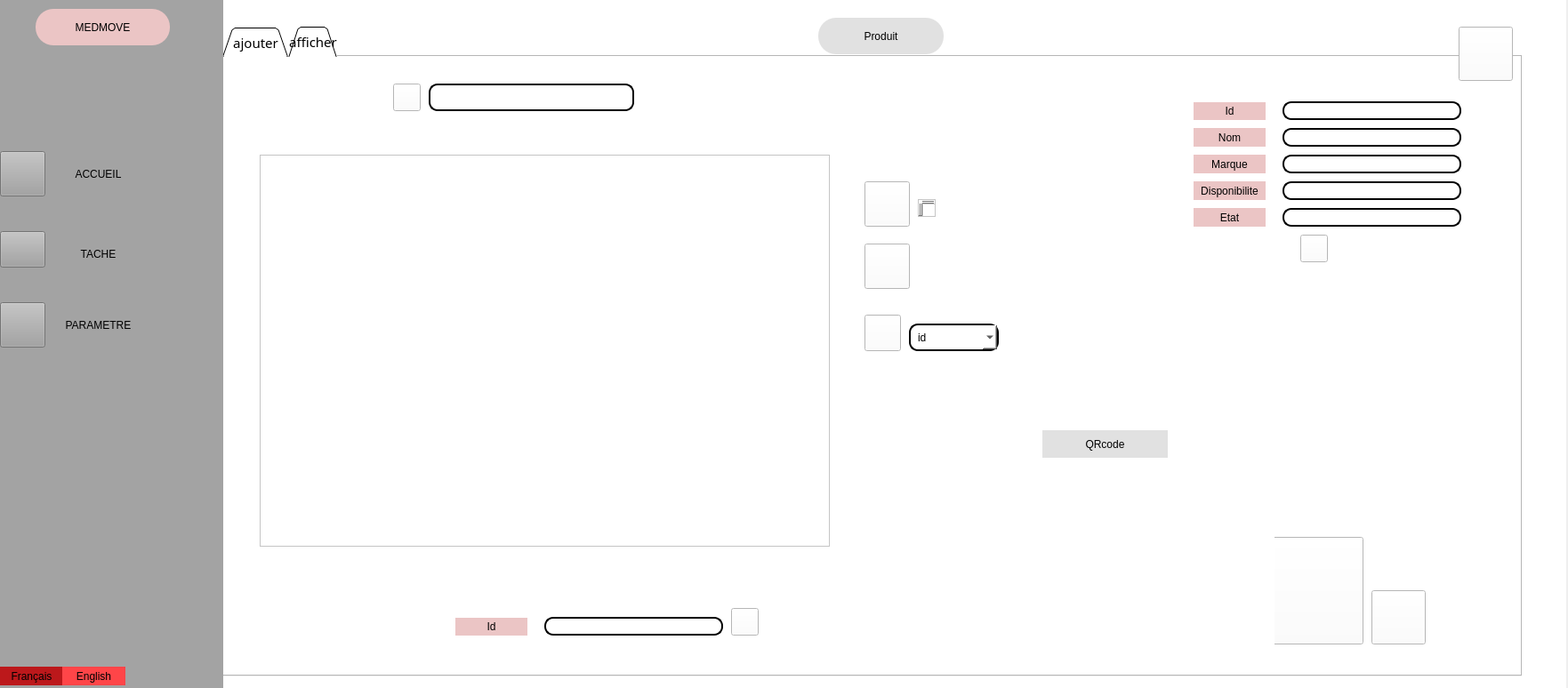
<?xml version="1.0" encoding="UTF-8"?>
<ui version="4.0">
 <class>produit</class>
 <widget class="QDialog" name="produit">
  <property name="geometry">
   <rect>
    <x>0</x>
    <y>0</y>
    <width>1763</width>
    <height>774</height>
   </rect>
  </property>
  <property name="windowTitle">
   <string>Dialog</string>
  </property>
  <widget class="QWidget" name="widget_2" native="true">
   <property name="geometry">
    <rect>
     <x>250</x>
     <y>-20</y>
     <width>1511</width>
     <height>811</height>
    </rect>
   </property>
   <property name="styleSheet">
    <string notr="true">
background: rgb(255, 255, 255);</string>
   </property>
   <widget class="QPushButton" name="pushButton_10">
    <property name="geometry">
     <rect>
      <x>670</x>
      <y>40</y>
      <width>141</width>
      <height>41</height>
     </rect>
    </property>
    <property name="styleSheet">
     <string notr="true">font: 75 8pt &quot;MS Shell Dlg 2&quot;;
border-radius: 20px;
color: black;
padding: 0 8px;
background: #E1E1E1;
font: bold, &quot;Comic Sans MS&quot;;;
text-align:center;</string>
    </property>
    <property name="text">
     <string>Produit</string>
    </property>
   </widget>
   <widget class="QTabWidget" name="tabWidget">
    <property name="geometry">
     <rect>
      <x>0</x>
      <y>50</y>
      <width>1461</width>
      <height>731</height>
     </rect>
    </property>
    <property name="font">
     <font>
      <family>Noto Sans</family>
      <pointsize>11</pointsize>
      <italic>false</italic>
      <stylestrategy>PreferDefault</stylestrategy>
     </font>
    </property>
    <property name="layoutDirection">
     <enum>Qt::LeftToRight</enum>
    </property>
    <property name="styleSheet">
     <string notr="true">QTabBar::tab {
	border-color: rgb(170, 170, 0);
	background-image: url(:/Downloads/back.png);
    background: qlineargradient(x1: 0, y1: 0, x2: 0, y2: 1,
                                stop: 0 #E1E1E1, stop: 0.4 #DDDDDD,
                                stop: 0.5 #D8D8D8, stop: 1.0 #D3D3D3);
    border: 2px solid#C4C4C3;
    border-bottom-color: #C2C7CB; /* same as the pane color */
    border-top-left-radius: 4px;
    border-top-right-radius: 4px;
    min-width:20ex;
    padding: 2px;
     font: bold, &quot;Comic Sans MS&quot;;
}

QTabBar::tab:selected, QTabBar::tab:hover {
    background: qlineargradient(x1: 0, y1: 0, x2: 0, y2: 1,
                                stop: 0 #8f8c8d, stop: 0.4 #8f8c8d,
                                stop: 0.5 #8f8c8d, stop: 1.0 #8f8c8d);
}

QTabBar::tab:selected {
    border-color: #9B9B9B;
    border-bottom-color: #C2C7CB; /* same as pane color */
}</string>
    </property>
    <property name="tabShape">
     <enum>QTabWidget::Triangular</enum>
    </property>
    <property name="currentIndex">
     <number>1</number>
    </property>
    <widget class="QWidget" name="tab">
     <attribute name="title">
      <string>ajouter</string>
     </attribute>
     <widget class="QPushButton" name="pushButton_2">
      <property name="geometry">
       <rect>
        <x>240</x>
        <y>110</y>
        <width>131</width>
        <height>31</height>
       </rect>
      </property>
      <property name="styleSheet">
       <string notr="true">font: 75 8pt &quot;MS Shell Dlg 2&quot;;
border-radius: 20px;
color: black;
padding: 0 8px;
background: #ebc5c5;
font: bold, &quot;Comic Sans MS&quot;;;
text-align:center;</string>
      </property>
      <property name="text">
       <string>Nom</string>
      </property>
     </widget>
     <widget class="QPushButton" name="pushButton_3">
      <property name="geometry">
       <rect>
        <x>240</x>
        <y>290</y>
        <width>131</width>
        <height>31</height>
       </rect>
      </property>
      <property name="styleSheet">
       <string notr="true">font: 75 8pt &quot;MS Shell Dlg 2&quot;;
border-radius: 20px;
color: black;
padding: 0 8px;
background: #ebc5c5;
font: bold, &quot;Comic Sans MS&quot;;;
text-align:center;</string>
      </property>
      <property name="text">
       <string>Etat</string>
      </property>
     </widget>
     <widget class="QPushButton" name="pushButton_11">
      <property name="geometry">
       <rect>
        <x>240</x>
        <y>230</y>
        <width>131</width>
        <height>31</height>
       </rect>
      </property>
      <property name="styleSheet">
       <string notr="true">font: 75 8pt &quot;MS Shell Dlg 2&quot;;
border-radius: 20px;
color: black;
padding: 0 8px;
background: #ebc5c5;
font: bold, &quot;Comic Sans MS&quot;;;
text-align:center;</string>
      </property>
      <property name="text">
       <string>Disponibilite</string>
      </property>
     </widget>
     <widget class="QPushButton" name="pushButton_12">
      <property name="geometry">
       <rect>
        <x>240</x>
        <y>170</y>
        <width>131</width>
        <height>31</height>
       </rect>
      </property>
      <property name="styleSheet">
       <string notr="true">font: 75 8pt &quot;MS Shell Dlg 2&quot;;
border-radius: 20px;
color: black;
padding: 0 8px;
background: #ebc5c5;
font: bold, &quot;Comic Sans MS&quot;;;
text-align:center;</string>
      </property>
      <property name="text">
       <string>Marque</string>
      </property>
     </widget>
     <widget class="QLineEdit" name="nom">
      <property name="geometry">
       <rect>
        <x>390</x>
        <y>110</y>
        <width>251</width>
        <height>31</height>
       </rect>
      </property>
      <property name="styleSheet">
       <string notr="true">border: 2px solid black;
font: 75 8pt &quot;MS Shell Dlg 2&quot;;
border-radius: 10px;
padding: 0 8px;
background: white;
font: bold, &quot;Comic Sans MS&quot;;;
text-align:center;</string>
      </property>
      <property name="clearButtonEnabled">
       <bool>true</bool>
      </property>
     </widget>
     <widget class="QLineEdit" name="marque">
      <property name="geometry">
       <rect>
        <x>390</x>
        <y>170</y>
        <width>251</width>
        <height>31</height>
       </rect>
      </property>
      <property name="styleSheet">
       <string notr="true">border: 2px solid black;
font: 75 8pt &quot;MS Shell Dlg 2&quot;;
border-radius: 10px;
padding: 0 8px;
background: white;
font: bold, &quot;Comic Sans MS&quot;;;
text-align:center;</string>
      </property>
      <property name="clearButtonEnabled">
       <bool>true</bool>
      </property>
     </widget>
     <widget class="QLineEdit" name="etat">
      <property name="geometry">
       <rect>
        <x>390</x>
        <y>290</y>
        <width>251</width>
        <height>31</height>
       </rect>
      </property>
      <property name="styleSheet">
       <string notr="true">border: 2px solid black;
font: 75 8pt &quot;MS Shell Dlg 2&quot;;
border-radius: 10px;
padding: 0 8px;
background: white;
font: bold, &quot;Comic Sans MS&quot;;;
text-align:center;</string>
      </property>
      <property name="clearButtonEnabled">
       <bool>true</bool>
      </property>
     </widget>
     <widget class="QPushButton" name="ajout">
      <property name="geometry">
       <rect>
        <x>370</x>
        <y>340</y>
        <width>121</width>
        <height>51</height>
       </rect>
      </property>
      <property name="styleSheet">
       <string notr="true">font: 75 8pt &quot;MS Shell Dlg 2&quot;;
border-radius: 20px;
color: black;
padding: 0 8px;
background: #E1E1E1;
font: bold, &quot;Comic Sans MS&quot;;;
text-align:center;</string>
      </property>
      <property name="text">
       <string>ajouter</string>
      </property>
     </widget>
     <widget class="QPushButton" name="pushButton_14">
      <property name="geometry">
       <rect>
        <x>240</x>
        <y>60</y>
        <width>131</width>
        <height>31</height>
       </rect>
      </property>
      <property name="styleSheet">
       <string notr="true">font: 75 8pt &quot;MS Shell Dlg 2&quot;;
border-radius: 20px;
color: black;
padding: 0 8px;
background: #ebc5c5;
font: bold, &quot;Comic Sans MS&quot;;;
text-align:center;</string>
      </property>
      <property name="text">
       <string>Id</string>
      </property>
     </widget>
     <widget class="QLineEdit" name="id">
      <property name="geometry">
       <rect>
        <x>390</x>
        <y>60</y>
        <width>251</width>
        <height>31</height>
       </rect>
      </property>
      <property name="styleSheet">
       <string notr="true">border: 2px solid black;
font: 75 8pt &quot;MS Shell Dlg 2&quot;;
border-radius: 10px;
padding: 0 8px;
background: white;
font: bold, &quot;Comic Sans MS&quot;;;
text-align:center;</string>
      </property>
      <property name="text">
       <string/>
      </property>
      <property name="clearButtonEnabled">
       <bool>true</bool>
      </property>
     </widget>
     <widget class="QLineEdit" name="disponibilite">
      <property name="geometry">
       <rect>
        <x>390</x>
        <y>230</y>
        <width>251</width>
        <height>31</height>
       </rect>
      </property>
      <property name="styleSheet">
       <string notr="true">border: 2px solid black;
font: 75 8pt &quot;MS Shell Dlg 2&quot;;
border-radius: 10px;
padding: 0 8px;
background: white;
font: bold, &quot;Comic Sans MS&quot;;;
text-align:center;</string>
      </property>
      <property name="clearButtonEnabled">
       <bool>true</bool>
      </property>
     </widget>
    </widget>
    <widget class="QWidget" name="tab_2">
     <attribute name="title">
      <string>afficher</string>
     </attribute>
     <widget class="QPushButton" name="pushButton_15">
      <property name="geometry">
       <rect>
        <x>190</x>
        <y>30</y>
        <width>31</width>
        <height>31</height>
       </rect>
      </property>
      <property name="styleSheet">
       <string notr="true">background-image: url(:/Downloads/search (1).svg);</string>
      </property>
      <property name="text">
       <string/>
      </property>
     </widget>
     <widget class="QPushButton" name="pushButton_17">
      <property name="geometry">
       <rect>
        <x>720</x>
        <y>140</y>
        <width>51</width>
        <height>51</height>
       </rect>
      </property>
      <property name="styleSheet">
       <string notr="true">background-image: url(:/Downloads/file-text (1).svg);</string>
      </property>
      <property name="text">
       <string/>
      </property>
     </widget>
     <widget class="QTableView" name="view">
      <property name="geometry">
       <rect>
        <x>40</x>
        <y>110</y>
        <width>641</width>
        <height>441</height>
       </rect>
      </property>
      <property name="styleSheet">
       <string notr="true">background: rgb(255, 255, 255);</string>
      </property>
     </widget>
     <widget class="QPushButton" name="pushButton_30">
      <property name="geometry">
       <rect>
        <x>1090</x>
        <y>80</y>
        <width>81</width>
        <height>21</height>
       </rect>
      </property>
      <property name="styleSheet">
       <string notr="true">font: 75 8pt &quot;MS Shell Dlg 2&quot;;
border-radius: 20px;
color: black;
padding: 0 8px;
background: #ebc5c5;
font: bold, &quot;Comic Sans MS&quot;;;
text-align:center;</string>
      </property>
      <property name="text">
       <string>Nom</string>
      </property>
     </widget>
     <widget class="QLineEdit" name="nom1">
      <property name="geometry">
       <rect>
        <x>1190</x>
        <y>80</y>
        <width>201</width>
        <height>21</height>
       </rect>
      </property>
      <property name="styleSheet">
       <string notr="true">border: 2px solid black;
font: 75 8pt &quot;MS Shell Dlg 2&quot;;
border-radius: 10px;
padding: 0 8px;
background: white;
font: bold, &quot;Comic Sans MS&quot;;;
text-align:center;</string>
      </property>
     </widget>
     <widget class="QPushButton" name="pushButton_31">
      <property name="geometry">
       <rect>
        <x>1090</x>
        <y>140</y>
        <width>81</width>
        <height>21</height>
       </rect>
      </property>
      <property name="styleSheet">
       <string notr="true">font: 75 8pt &quot;MS Shell Dlg 2&quot;;
border-radius: 20px;
color: black;
padding: 0 8px;
background: #ebc5c5;
font: bold, &quot;Comic Sans MS&quot;;;
text-align:center;</string>
      </property>
      <property name="text">
       <string>Disponibilite</string>
      </property>
     </widget>
     <widget class="QLineEdit" name="etat1">
      <property name="geometry">
       <rect>
        <x>1190</x>
        <y>170</y>
        <width>201</width>
        <height>21</height>
       </rect>
      </property>
      <property name="styleSheet">
       <string notr="true">border: 2px solid black;
font: 75 8pt &quot;MS Shell Dlg 2&quot;;
border-radius: 10px;
padding: 0 8px;
background: white;
font: bold, &quot;Comic Sans MS&quot;;;
text-align:center;</string>
      </property>
     </widget>
     <widget class="QPushButton" name="pushButton_32">
      <property name="geometry">
       <rect>
        <x>1090</x>
        <y>110</y>
        <width>81</width>
        <height>21</height>
       </rect>
      </property>
      <property name="styleSheet">
       <string notr="true">font: 75 8pt &quot;MS Shell Dlg 2&quot;;
border-radius: 20px;
color: black;
padding: 0 8px;
background: #ebc5c5;
font: bold, &quot;Comic Sans MS&quot;;;
text-align:center;</string>
      </property>
      <property name="text">
       <string>Marque</string>
      </property>
     </widget>
     <widget class="QPushButton" name="pushButton_33">
      <property name="geometry">
       <rect>
        <x>1090</x>
        <y>170</y>
        <width>81</width>
        <height>21</height>
       </rect>
      </property>
      <property name="styleSheet">
       <string notr="true">font: 75 8pt &quot;MS Shell Dlg 2&quot;;
border-radius: 20px;
color: black;
padding: 0 8px;
background: #ebc5c5;
font: bold, &quot;Comic Sans MS&quot;;;
text-align:center;</string>
      </property>
      <property name="text">
       <string>Etat</string>
      </property>
     </widget>
     <widget class="QLineEdit" name="marque1">
      <property name="geometry">
       <rect>
        <x>1190</x>
        <y>110</y>
        <width>201</width>
        <height>21</height>
       </rect>
      </property>
      <property name="styleSheet">
       <string notr="true">border: 2px solid black;
font: 75 8pt &quot;MS Shell Dlg 2&quot;;
border-radius: 10px;
padding: 0 8px;
background: white;
font: bold, &quot;Comic Sans MS&quot;;;
text-align:center;</string>
      </property>
     </widget>
     <widget class="QPushButton" name="ajout_4">
      <property name="geometry">
       <rect>
        <x>1210</x>
        <y>200</y>
        <width>31</width>
        <height>31</height>
       </rect>
      </property>
      <property name="styleSheet">
       <string notr="true">background-image: url(:/Downloads/save (1).svg);</string>
      </property>
      <property name="text">
       <string/>
      </property>
     </widget>
     <widget class="QPushButton" name="ajout_3">
      <property name="geometry">
       <rect>
        <x>570</x>
        <y>620</y>
        <width>31</width>
        <height>31</height>
       </rect>
      </property>
      <property name="styleSheet">
       <string notr="true">background-image: url(:/Downloads/trash-2 (1).svg);</string>
      </property>
      <property name="text">
       <string/>
      </property>
     </widget>
     <widget class="QPushButton" name="pushButton_29">
      <property name="geometry">
       <rect>
        <x>260</x>
        <y>631</y>
        <width>81</width>
        <height>20</height>
       </rect>
      </property>
      <property name="styleSheet">
       <string notr="true">font: 75 8pt &quot;MS Shell Dlg 2&quot;;
border-radius: 20px;
color: black;
padding: 0 8px;
background: #ebc5c5;
font: bold, &quot;Comic Sans MS&quot;;;
text-align:center;</string>
      </property>
      <property name="text">
       <string>Id</string>
      </property>
     </widget>
     <widget class="QLineEdit" name="id1">
      <property name="geometry">
       <rect>
        <x>360</x>
        <y>630</y>
        <width>201</width>
        <height>21</height>
       </rect>
      </property>
      <property name="styleSheet">
       <string notr="true">border: 2px solid black;
font: 75 8pt &quot;MS Shell Dlg 2&quot;;
border-radius: 10px;
padding: 0 8px;
background: white;
font: bold, &quot;Comic Sans MS&quot;;;
text-align:center;</string>
      </property>
      <property name="text">
       <string/>
      </property>
     </widget>
     <widget class="QPushButton" name="pushButton_43">
      <property name="geometry">
       <rect>
        <x>1090</x>
        <y>51</y>
        <width>81</width>
        <height>20</height>
       </rect>
      </property>
      <property name="styleSheet">
       <string notr="true">font: 75 8pt &quot;MS Shell Dlg 2&quot;;
border-radius: 20px;
color: black;
padding: 0 8px;
background: #ebc5c5;
font: bold, &quot;Comic Sans MS&quot;;;
text-align:center;</string>
      </property>
      <property name="text">
       <string>Id</string>
      </property>
     </widget>
     <widget class="QLineEdit" name="id1_3">
      <property name="geometry">
       <rect>
        <x>1190</x>
        <y>50</y>
        <width>201</width>
        <height>21</height>
       </rect>
      </property>
      <property name="styleSheet">
       <string notr="true">border: 2px solid black;
font: 75 8pt &quot;MS Shell Dlg 2&quot;;
border-radius: 10px;
padding: 0 8px;
background: white;
font: bold, &quot;Comic Sans MS&quot;;;
text-align:center;</string>
      </property>
      <property name="text">
       <string/>
      </property>
     </widget>
     <widget class="QPushButton" name="pushButton_13">
      <property name="geometry">
       <rect>
        <x>1170</x>
        <y>540</y>
        <width>111</width>
        <height>121</height>
       </rect>
      </property>
      <property name="styleSheet">
       <string notr="true">background-image: url(:/Downloads/2222.png);</string>
      </property>
      <property name="text">
       <string/>
      </property>
     </widget>
     <widget class="QLabel" name="label1">
      <property name="geometry">
       <rect>
        <x>880</x>
        <y>450</y>
        <width>301</width>
        <height>241</height>
       </rect>
      </property>
      <property name="text">
       <string/>
      </property>
     </widget>
     <widget class="QPushButton" name="pushButton_27">
      <property name="geometry">
       <rect>
        <x>920</x>
        <y>420</y>
        <width>141</width>
        <height>31</height>
       </rect>
      </property>
      <property name="styleSheet">
       <string notr="true">font: 75 8pt &quot;MS Shell Dlg 2&quot;;
border-radius: 20px;
color: black;
padding: 0 8px;
background: #E1E1E1;
font: bold, &quot;Comic Sans MS&quot;;;
text-align:center;</string>
      </property>
      <property name="text">
       <string>QRcode</string>
      </property>
     </widget>
     <widget class="QLineEdit" name="disponibilite1">
      <property name="geometry">
       <rect>
        <x>1190</x>
        <y>140</y>
        <width>201</width>
        <height>21</height>
       </rect>
      </property>
      <property name="styleSheet">
       <string notr="true">border: 2px solid black;
font: 75 8pt &quot;MS Shell Dlg 2&quot;;
border-radius: 10px;
padding: 0 8px;
background: white;
font: bold, &quot;Comic Sans MS&quot;;;
text-align:center;</string>
      </property>
     </widget>
     <widget class="QLineEdit" name="nomrecherche">
      <property name="geometry">
       <rect>
        <x>230</x>
        <y>30</y>
        <width>231</width>
        <height>31</height>
       </rect>
      </property>
      <property name="styleSheet">
       <string notr="true">border: 2px solid black;
font: 75 8pt &quot;MS Shell Dlg 2&quot;;
border-radius: 10px;
padding: 0 8px;
background: white;
font: bold, &quot;Comic Sans MS&quot;;;
text-align:center;</string>
      </property>
     </widget>
     <widget class="QPushButton" name="pushButton_19">
      <property name="geometry">
       <rect>
        <x>720</x>
        <y>210</y>
        <width>51</width>
        <height>51</height>
       </rect>
      </property>
      <property name="styleSheet">
       <string notr="true">background-image: url(:/Downloads/bar-chart-2.svg);</string>
      </property>
      <property name="text">
       <string/>
      </property>
     </widget>
     <widget class="QTextEdit" name="textEdit">
      <property name="geometry">
       <rect>
        <x>780</x>
        <y>160</y>
        <width>20</width>
        <height>20</height>
       </rect>
      </property>
     </widget>
     <widget class="QComboBox" name="comboBox">
      <property name="geometry">
       <rect>
        <x>770</x>
        <y>300</y>
        <width>101</width>
        <height>31</height>
       </rect>
      </property>
      <property name="styleSheet">
       <string notr="true">border: 2px solid black;
font: 75 8pt &quot;MS Shell Dlg 2&quot;;
border-radius: 10px;
padding: 0 8px;
background: white;
font: bold, &quot;Comic Sans MS&quot;;;
text-align:center;</string>
      </property>
      <item>
       <property name="text">
        <string>id</string>
       </property>
      </item>
      <item>
       <property name="text">
        <string>etat</string>
       </property>
      </item>
      <item>
       <property name="text">
        <string>disponibilite</string>
       </property>
      </item>
     </widget>
     <widget class="QPushButton" name="pushButton_36">
      <property name="geometry">
       <rect>
        <x>720</x>
        <y>290</y>
        <width>41</width>
        <height>41</height>
       </rect>
      </property>
      <property name="styleSheet">
       <string notr="true">background-image: url(:/Downloads/filter (1).svg);</string>
      </property>
      <property name="text">
       <string/>
      </property>
     </widget>
     <widget class="QPushButton" name="pushButton_18">
      <property name="geometry">
       <rect>
        <x>1290</x>
        <y>600</y>
        <width>61</width>
        <height>61</height>
       </rect>
      </property>
      <property name="styleSheet">
       <string notr="true">background-image: url(:/Downloads/edit.svg);</string>
      </property>
      <property name="text">
       <string/>
      </property>
     </widget>
    </widget>
   </widget>
   <widget class="QPushButton" name="pushButton_35">
    <property name="geometry">
     <rect>
      <x>1390</x>
      <y>50</y>
      <width>61</width>
      <height>61</height>
     </rect>
    </property>
    <property name="styleSheet">
     <string notr="true">background-image: url(:/Downloads/camera.svg);</string>
    </property>
    <property name="text">
     <string/>
    </property>
   </widget>
  </widget>
  <widget class="QWidget" name="widget" native="true">
   <property name="geometry">
    <rect>
     <x>-10</x>
     <y>0</y>
     <width>261</width>
     <height>821</height>
    </rect>
   </property>
   <property name="styleSheet">
    <string notr="true">
background-color: rgb(163, 163, 163);</string>
   </property>
   <widget class="QPushButton" name="pushButton">
    <property name="geometry">
     <rect>
      <x>10</x>
      <y>170</y>
      <width>51</width>
      <height>51</height>
     </rect>
    </property>
    <property name="styleSheet">
     <string notr="true">background-image: url(:/Downloads/home (1).svg);</string>
    </property>
    <property name="text">
     <string/>
    </property>
   </widget>
   <widget class="QPushButton" name="pushButton_5">
    <property name="geometry">
     <rect>
      <x>70</x>
      <y>160</y>
      <width>101</width>
      <height>71</height>
     </rect>
    </property>
    <property name="styleSheet">
     <string notr="true">border-radius: 30px;

color: black;
padding: 0 8px;
background-color: rgb(163, 163, 163);
font: bold, &quot;Comic Sans MS&quot;;;
text-align:center;</string>
    </property>
    <property name="text">
     <string>ACCUEIL</string>
    </property>
   </widget>
   <widget class="QPushButton" name="pushButton_4">
    <property name="geometry">
     <rect>
      <x>10</x>
      <y>260</y>
      <width>51</width>
      <height>41</height>
     </rect>
    </property>
    <property name="styleSheet">
     <string notr="true">background-image: url(:/Downloads/align-justify.svg);</string>
    </property>
    <property name="text">
     <string/>
    </property>
   </widget>
   <widget class="QPushButton" name="pushButton_6">
    <property name="geometry">
     <rect>
      <x>70</x>
      <y>250</y>
      <width>101</width>
      <height>71</height>
     </rect>
    </property>
    <property name="styleSheet">
     <string notr="true">border-radius: 30px;

color: black;
padding: 0 8px;
background-color: rgb(163, 163, 163);
font: bold, &quot;Comic Sans MS&quot;;;
text-align:center;</string>
    </property>
    <property name="text">
     <string>TACHE</string>
    </property>
   </widget>
   <widget class="QPushButton" name="pushButton_7">
    <property name="geometry">
     <rect>
      <x>70</x>
      <y>330</y>
      <width>101</width>
      <height>71</height>
     </rect>
    </property>
    <property name="styleSheet">
     <string notr="true">border-radius: 30px;

color: black;
padding: 0 8px;
background-color: rgb(163, 163, 163);
font: bold, &quot;Comic Sans MS&quot;;;
text-align:center;</string>
    </property>
    <property name="text">
     <string>PARAMETRE</string>
    </property>
   </widget>
   <widget class="QPushButton" name="pushButton_8">
    <property name="geometry">
     <rect>
      <x>10</x>
      <y>340</y>
      <width>51</width>
      <height>51</height>
     </rect>
    </property>
    <property name="styleSheet">
     <string notr="true">background-image: url(:/Downloads/settings.svg);</string>
    </property>
    <property name="text">
     <string/>
    </property>
   </widget>
   <widget class="QPushButton" name="pushButton_9">
    <property name="geometry">
     <rect>
      <x>50</x>
      <y>10</y>
      <width>151</width>
      <height>41</height>
     </rect>
    </property>
    <property name="styleSheet">
     <string notr="true">font: 75 8pt &quot;MS Shell Dlg 2&quot;;
border-radius: 20px;
color: black;
padding: 0 8px;
background: #ebc5c5;
font: bold, &quot;Comic Sans MS&quot;;;
text-align:center;</string>
    </property>
    <property name="text">
     <string>MEDMOVE</string>
    </property>
   </widget>
   <widget class="QPushButton" name="pushButton_22">
    <property name="geometry">
     <rect>
      <x>10</x>
      <y>750</y>
      <width>71</width>
      <height>21</height>
     </rect>
    </property>
    <property name="styleSheet">
     <string notr="true">border-radius: 30px;

color: black;
padding: 0 8px;
font: bold, &quot;Comic Sans MS&quot;;;
background-color: rgb(188, 24, 27);
text-align:center;</string>
    </property>
    <property name="text">
     <string>Français</string>
    </property>
   </widget>
   <widget class="QPushButton" name="pushButton_23">
    <property name="geometry">
     <rect>
      <x>80</x>
      <y>750</y>
      <width>71</width>
      <height>21</height>
     </rect>
    </property>
    <property name="styleSheet">
     <string notr="true">border-radius: 30px;
background-color: rgb(255, 69, 72);

color: black;
padding: 0 8px;
font: bold, &quot;Comic Sans MS&quot;;;
text-align:center;</string>
    </property>
    <property name="text">
     <string>English</string>
    </property>
   </widget>
  </widget>
 </widget>
 <resources/>
 <connections/>
</ui>
